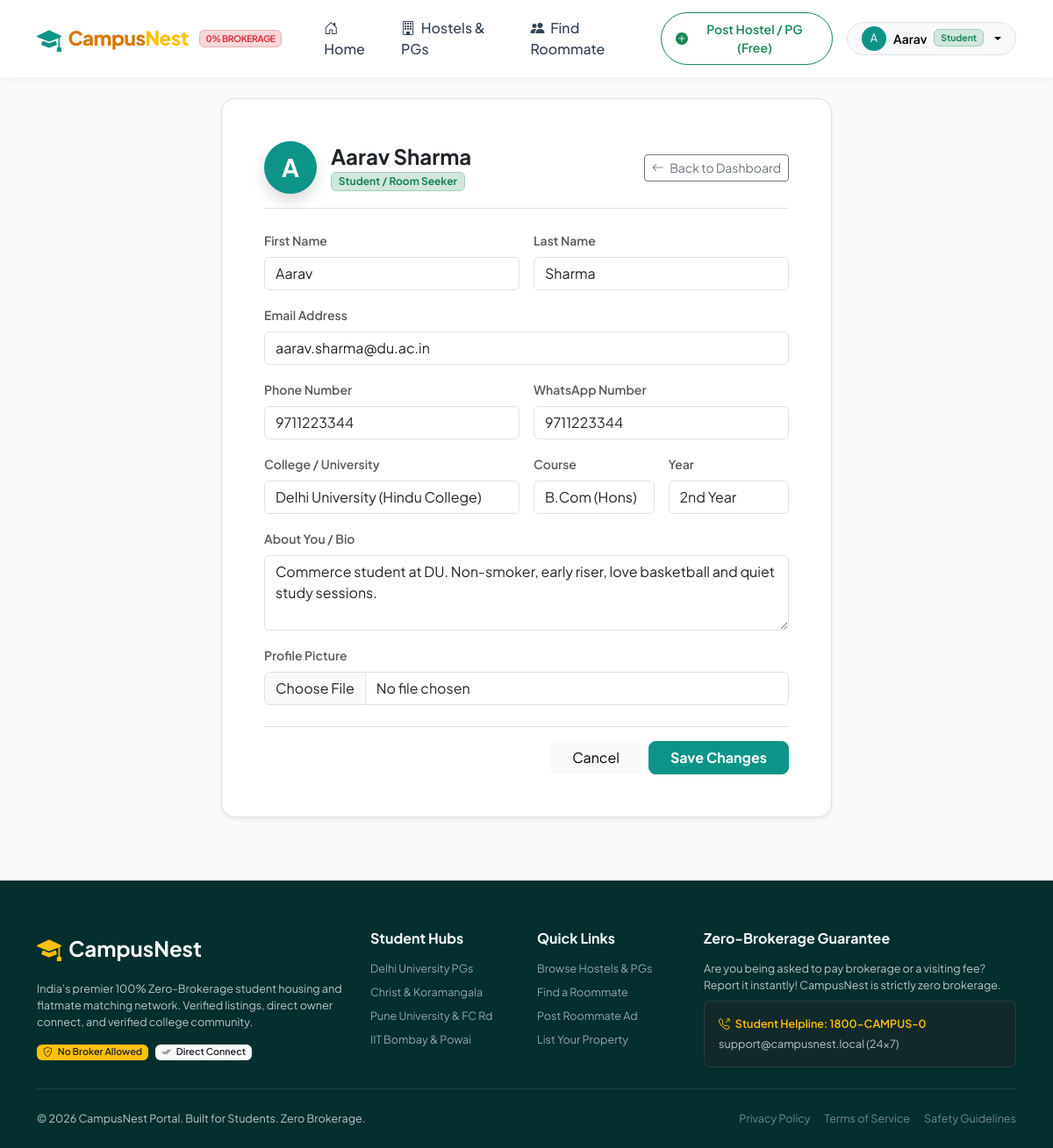
The page /accounts/profile/ (signed in) on the database its author committed.
### accounts/models.py (models this page shows, shortened)
class UserProfile(models.Model):
    ROLE_CHOICES = [
        ('STUDENT', 'Student / Room Seeker'),
        ('OWNER', 'Hostel / PG Owner'),
    ]
    user = models.OneToOneField(User, on_delete=models.CASCADE, related_name='profile')
    role = models.CharField(max_length=10, choices=ROLE_CHOICES, default='STUDENT')
    phone = models.CharField(max_length=15, blank=True)
    whatsapp_number = models.CharField(max_length=15, blank=True)
    college_name = models.CharField(max_length=200, blank=True, help_text="e.g. Delhi University, IIT Bombay, Christ University")
    course = models.CharField(max_length=100, blank=True, help_text="e.g. B.Tech Computer Science, MBA, B.Com")
    year_of_study = models.CharField(max_length=50, blank=True, help_text="e.g. 1st Year, 2nd Year, Final Year")
    bio = models.TextField(blank=True, help_text="Brief introduction about yourself")
    profile_picture = models.ImageField(upload_to='profiles/', blank=True, null=True)
    is_verified_student = models.BooleanField(default=False, help_text="Verified via student ID card")
    is_verified_owner = models.BooleanField(default=False, help_text="Verified property ownership")
    id_card_proof = models.ImageField(upload_to='proofs/', blank=True, null=True)
    created_at = models.DateTimeField(auto_now_add=True)

### accounts/views.py (the view)
# urls.py: path('profile/', views.profile_view, name='profile'),
@login_required
def profile_view(request):
    profile = request.user.profile
    if request.method == 'POST':
        form = UserProfileForm(request.POST, request.FILES, instance=profile)
        if form.is_valid():
            request.user.first_name = form.cleaned_data.get('first_name', request.user.first_name)
            request.user.last_name = form.cleaned_data.get('last_name', request.user.last_name)
            request.user.email = form.cleaned_data.get('email', request.user.email)
            request.user.save()
            form.save()
            messages.success(request, "Your profile has been updated successfully.")
            return redirect('profile')
    else:
        initial = {
            'first_name': request.user.first_name,
            'last_name': request.user.last_name,
            'email': request.user.email,
        }
        form = UserProfileForm(instance=profile, initial=initial)
    return render(request, 'accounts/profile.html', {'form': form, 'profile': profile})

### templates/accounts/profile.html (shortened to what this page needs)
{% extends 'base.html' %}
{% load static %}
{% block content %}
<div class="container py-4" style="max-width: 720px;">
    <div class="card border rounded-4 shadow-sm bg-white p-4 p-md-5">
        <div class="d-flex align-items-center justify-content-between mb-4 pb-3 border-bottom">
            <div class="d-flex align-items-center gap-3">
                <div class="rounded-circle text-white d-flex align-items-center justify-content-center fw-bold fs-3 shadow" style="width: 60px; height: 60px; background-color: var(--primary-color);">
                    {{ user.first_name|default:user.username|slice:":1"|upper }}
                </div>
                <div>
                    <h4 class="fw-bold mb-0">{{ user.get_full_name|default:user.username }}</h4>
                    <span class="badge {% if profile.role == 'OWNER' %}bg-primary-subtle text-primary border border-primary-subtle{% else %}bg-success-subtle text-success border border-success-subtle{% endif %}">
                        {{ profile.get_role_display }}
                    </span>
                </div>
            </div>
            <a href="{% url 'dashboard' %}" class="btn btn-outline-secondary btn-sm">
                <i class="bi bi-arrow-left me-1"></i> Back to Dashboard
            </a>
        </div>
        <form method="POST" enctype="multipart/form-data">
            <div class="row g-3 mb-3">
                <div class="col-md-6">
                    <label class="form-label small fw-semibold text-muted">First Name</label>
                    {{ form.first_name }}
                </div>
                <div class="col-md-6">
                    <label class="form-label small fw-semibold text-muted">Last Name</label>
                    {{ form.last_name }}
                </div>
            </div>
            <div class="mb-3">
                <label class="form-label small fw-semibold text-muted">Email Address</label>
                {{ form.email }}
            </div>
            <div class="row g-3 mb-3">
                <div class="col-md-6">
                    <label class="form-label small fw-semibold text-muted">Phone Number</label>
                    {{ form.phone }}
                </div>
                <div class="col-md-6">
                    <label class="form-label small fw-semibold text-muted">WhatsApp Number</label>
                    {{ form.whatsapp_number }}
                </div>
            </div>
            {% if profile.role == 'STUDENT' %}
                <div class="row g-3 mb-3">
                    <div class="col-md-6">
                        <label class="form-label small fw-semibold text-muted">College / University</label>
                        {{ form.college_name }}
                    </div>
                    <div class="col-md-3">
                        <label class="form-label small fw-semibold text-muted">Course</label>
                        {{ form.course }}
                    </div>
                    <div class="col-md-3">
                        <label class="form-label small fw-semibold text-muted">Year</label>
                        {{ form.year_of_study }}
                    </div>
                </div>
            {% endif %}
            <div class="mb-3">
                <label class="form-label small fw-semibold text-muted">About You / Bio</label>
                {{ form.bio }}
            </div>
            <div class="mb-4">
                <label class="form-label small fw-semibold text-muted">Profile Picture</label>
                {{ form.profile_picture }}
            </div>
            <div class="d-flex justify-content-end gap-2 border-top pt-3">
                <a href="{% url 'dashboard' %}" class="btn btn-light px-4">Cancel</a>
                <button type="submit" class="btn btn-primary-teal px-4 fw-bold">Save Changes</button>
            </div>
        </form>
    </div>
</div>
{% endblock %}

### templates/base.html (shortened to what this page needs)
{% load static %}
<!DOCTYPE html>
<html lang="en">
<head>
    <link href="https://cdn.jsdelivr.net/npm/bootstrap@5.3.3/dist/css/bootstrap.min.css" rel="stylesheet">
    <link rel="stylesheet" href="https://cdn.jsdelivr.net/npm/bootstrap-icons@1.11.3/font/bootstrap-icons.min.css">
    <link rel="stylesheet" href="{% static 'css/styles.css' %}">
</head>
<body>
    <nav class="navbar navbar-expand-lg custom-nav sticky-top">
        <div class="container">
            <a class="navbar-brand navbar-brand-logo d-flex align-items-center gap-2" href="{% url 'home' %}">
                <i class="bi bi-mortarboard-fill fs-3 text-teal"></i>
                <span>Campus<span class="text-warning">Nest</span></span>
                <span class="badge bg-danger-subtle text-danger border border-danger-subtle ms-1" style="font-size: 0.65rem;">0% BROKERAGE</span>
            </a>
            <div class="collapse navbar-collapse" id="navbarMain">
                <ul class="navbar-nav me-auto mb-2 mb-lg-0 ms-lg-4 gap-lg-1">
                    <li class="nav-item">
                        <a class="nav-link {% if request.resolver_match.url_name == 'home' %}active{% endif %}" href="{% url 'home' %}">
                            <i class="bi bi-house-door me-1"></i> Home
                        </a>
                    </li>
                    <li class="nav-item">
                        <a class="nav-link {% if 'hostels' in request.path and request.resolver_match.url_name != 'listing_create' %}active{% endif %}" href="{% url 'listing_list' %}">
                            <i class="bi bi-building me-1"></i> Hostels & PGs
                        </a>
                    </li>
                    <li class="nav-item">
                        <a class="nav-link {% if 'roommates' in request.path %}active{% endif %}" href="{% url 'roommate_list' %}">
                            <i class="bi bi-people-fill me-1"></i> Find Roommate
                        </a>
                    </li>
                </ul>
                <div class="d-flex align-items-center gap-3">
                    <a href="{% url 'listing_create' %}" class="btn btn-outline-success btn-sm fw-semibold rounded-pill px-3 py-2 d-flex align-items-center gap-1">
                        <i class="bi bi-plus-circle-fill"></i> Post Hostel / PG (Free)
                    </a>
                    {% if user.is_authenticated %}
                        <div class="dropdown">
                            <button class="btn btn-light rounded-pill border dropdown-toggle d-flex align-items-center gap-2 py-1 px-3" type="button" data-bs-toggle="dropdown" aria-expanded="false">
                                <div class="rounded-circle bg-teal text-white d-flex align-items-center justify-content-center" style="width: 28px; height: 28px; font-size: 0.8rem; background-color: var(--primary-color);">
                                    {{ user.first_name|default:user.username|slice:":1"|upper }}
                                </div>
                                <span class="fw-semibold small">{{ user.first_name|default:user.username }}</span>
                                {% if user.profile.role == 'OWNER' %}
                                    <span class="badge bg-primary-subtle text-primary border border-primary-subtle" style="font-size: 0.65rem;">Owner</span>
                                {% else %}
                                    <span class="badge bg-success-subtle text-success border border-success-subtle" style="font-size: 0.65rem;">Student</span>
                                {% endif %}
                            </button>
                        </div>
                    {% else %}
                        <div class="d-flex align-items-center gap-2">
                            <a href="{% url 'login' %}" class="btn btn-sm btn-outline-secondary rounded-pill px-3">Log In</a>
                            <a href="{% url 'register' %}" class="btn btn-sm btn-primary-teal rounded-pill px-3">Sign Up</a>
                        </div>
                    {% endif %}
                </div>
            </div>
        </div>
    </nav>
    <main>
        {% block content %}{% endblock %}
    </main>
    <footer class="custom-footer mt-5">
        <div class="container">
            <div class="row g-4">
                <div class="col-lg-4">
                    <div class="d-flex align-items-center gap-2 mb-3">
                        <i class="bi bi-mortarboard-fill fs-3 text-warning"></i>
                        <span class="fs-4 fw-bold text-white">CampusNest</span>
                    </div>
                    <p class="text-light opacity-75 small mb-3">
                        India's premier 100% Zero-Brokerage student housing and flatmate matching network. Verified listings, direct owner connect, and verified college community.
                    </p>
                    <div class="d-flex gap-2">
                        <span class="badge bg-warning text-dark fw-semibold"><i class="bi bi-shield-check me-1"></i> No Broker Allowed</span>
                        <span class="badge bg-light text-dark fw-semibold"><i class="bi bi-check2-all me-1"></i> Direct Connect</span>
                    </div>
                </div>
                <div class="col-6 col-lg-2">
                    <h6>Student Hubs</h6>
                    <ul class="list-unstyled d-flex flex-column gap-2 small">
                        <li><a href="{% url 'listing_list' %}?city=New+Delhi">Delhi University PGs</a></li>
                        <li><a href="{% url 'listing_list' %}?city=Bengaluru">Christ & Koramangala</a></li>
                        <li><a href="{% url 'listing_list' %}?city=Pune">Pune University & FC Rd</a></li>
                        <li><a href="{% url 'listing_list' %}?city=Mumbai">IIT Bombay & Powai</a></li>
                    </ul>
                </div>
                <div class="col-6 col-lg-2">
                    <h6>Quick Links</h6>
                    <ul class="list-unstyled d-flex flex-column gap-2 small">
                        <li><a href="{% url 'listing_list' %}">Browse Hostels & PGs</a></li>
                        <li><a href="{% url 'roommate_list' %}">Find a Roommate</a></li>
                        <li><a href="{% url 'roommate_create' %}">Post Roommate Ad</a></li>
                        <li><a href="{% url 'listing_create' %}">List Your Property</a></li>
                    </ul>
                </div>
                <div class="col-lg-4">
                    <h6>Zero-Brokerage Guarantee</h6>
                    <p class="small text-light opacity-75 mb-2">
                        Are you being asked to pay brokerage or a visiting fee? Report it instantly! CampusNest is strictly zero brokerage.
                    </p>
                    <div class="p-3 rounded-3 bg-dark bg-opacity-50 border border-secondary border-opacity-25 small">
                        <div class="text-warning fw-semibold"><i class="bi bi-telephone-outbound me-1"></i> Student Helpline: 1800-CAMPUS-0</div>
                        <div class="text-light opacity-75 mt-1">support@campusnest.local (24x7)</div>
                    </div>
                </div>
            </div>
            <hr class="border-secondary opacity-25 my-4">
            <div class="d-flex flex-wrap justify-content-between align-items-center small text-light opacity-75">
                <div>&copy; 2026 CampusNest Portal. Built for Students. Zero Brokerage.</div>
                <div class="d-flex gap-3 mt-2 mt-sm-0">
                    <a href="#">Privacy Policy</a>
                    <a href="#">Terms of Service</a>
                    <a href="#">Safety Guidelines</a>
                </div>
            </div>
        </div>
    </footer>
</body>
</html>

### rows shown on the page
UserProfile: role "Student / Room Seeker", phone "9711223344", whatsapp_number "9711223344", college_name "Delhi University (Hindu College)", course "B.Com (Hons)", year_of_study "2nd Year", bio "Commerce student at DU. Non-smoker, early riser, love basketball and quiet study sessions."

### other values the page prints
{{ user.first_name|default:user.username|slice:":1"|upper }} "A"
{{ user.first_name|default:user.username }} "Aarav"
{{ user.get_full_name|default:user.username }} "Aarav Sharma"
